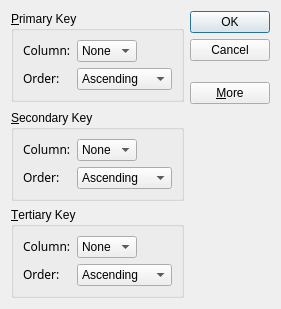
<?xml version="1.0" encoding="UTF-8"?>
<ui version="4.0">
 <class>SortDialog</class>
 <widget class="QDialog" name="SortDialog">
  <property name="geometry">
   <rect>
    <x>0</x>
    <y>0</y>
    <width>261</width>
    <height>309</height>
   </rect>
  </property>
  <property name="windowTitle">
   <string>Sort</string>
  </property>
  <layout class="QGridLayout">
   <item row="0" column="1" rowspan="2">
    <layout class="QVBoxLayout">
     <item>
      <widget class="QPushButton" name="okButton">
       <property name="text">
        <string>OK</string>
       </property>
       <property name="default">
        <bool>true</bool>
       </property>
      </widget>
     </item>
     <item>
      <widget class="QPushButton" name="cancelButton">
       <property name="text">
        <string>Cancel</string>
       </property>
      </widget>
     </item>
     <item>
      <spacer>
       <property name="orientation">
        <enum>Qt::Vertical</enum>
       </property>
       <property name="sizeHint" stdset="0">
        <size>
         <width>20</width>
         <height>0</height>
        </size>
       </property>
      </spacer>
     </item>
     <item>
      <widget class="QPushButton" name="moreButton">
       <property name="text">
        <string>&amp;More</string>
       </property>
       <property name="checkable">
        <bool>true</bool>
       </property>
      </widget>
     </item>
    </layout>
   </item>
   <item row="3" column="0">
    <widget class="QGroupBox" name="tertiaryGroupBox">
     <property name="title">
      <string>&amp;Tertiary Key</string>
     </property>
     <layout class="QGridLayout">
      <item row="1" column="1" colspan="2">
       <widget class="QComboBox" name="tertiaryOrderCombo">
        <item>
         <property name="text">
          <string>Ascending</string>
         </property>
        </item>
        <item>
         <property name="text">
          <string>Descending</string>
         </property>
        </item>
       </widget>
      </item>
      <item row="1" column="0">
       <widget class="QLabel" name="tertiaryOrderLabel">
        <property name="text">
         <string>&lt;html&gt;&lt;head&gt;&lt;meta name=&quot;qrichtext&quot; content=&quot;1&quot; /&gt;&lt;/head&gt;&lt;body style=&quot; white-space: pre-wrap; font-family:Sans Serif; font-weight:400; font-style:normal; text-decoration:none;&quot;&gt;&lt;p style=&quot; margin-top:0px; margin-bottom:0px; margin-left:0px; margin-right:0px; -qt-block-indent:0; text-indent:0px;&quot;&gt;Order:&lt;/p&gt;&lt;/body&gt;&lt;/html&gt;</string>
        </property>
       </widget>
      </item>
      <item row="0" column="0">
       <widget class="QLabel" name="tertiaryColumnLabel">
        <property name="text">
         <string>&lt;html&gt;&lt;head&gt;&lt;meta name=&quot;qrichtext&quot; content=&quot;1&quot; /&gt;&lt;/head&gt;&lt;body style=&quot; white-space: pre-wrap; font-family:Sans Serif; font-weight:400; font-style:normal; text-decoration:none;&quot;&gt;&lt;p style=&quot; margin-top:0px; margin-bottom:0px; margin-left:0px; margin-right:0px; -qt-block-indent:0; text-indent:0px;&quot;&gt;Column:&lt;/p&gt;&lt;/body&gt;&lt;/html&gt;</string>
        </property>
       </widget>
      </item>
      <item row="0" column="2">
       <spacer>
        <property name="orientation">
         <enum>Qt::Horizontal</enum>
        </property>
        <property name="sizeHint" stdset="0">
         <size>
          <width>31</width>
          <height>20</height>
         </size>
        </property>
       </spacer>
      </item>
      <item row="0" column="1">
       <widget class="QComboBox" name="tertiaryColumnCombo">
        <item>
         <property name="text">
          <string>None</string>
         </property>
        </item>
       </widget>
      </item>
     </layout>
    </widget>
   </item>
   <item row="2" column="0">
    <widget class="QGroupBox" name="secondaryGroupBox">
     <property name="title">
      <string>&amp;Secondary Key</string>
     </property>
     <layout class="QGridLayout">
      <item row="1" column="1" colspan="2">
       <widget class="QComboBox" name="secondaryOrderCombo">
        <item>
         <property name="text">
          <string>Ascending</string>
         </property>
        </item>
        <item>
         <property name="text">
          <string>Descending</string>
         </property>
        </item>
       </widget>
      </item>
      <item row="1" column="0">
       <widget class="QLabel" name="secondaryOrderLabel">
        <property name="text">
         <string>&lt;html&gt;&lt;head&gt;&lt;meta name=&quot;qrichtext&quot; content=&quot;1&quot; /&gt;&lt;/head&gt;&lt;body style=&quot; white-space: pre-wrap; font-family:Sans Serif; font-weight:400; font-style:normal; text-decoration:none;&quot;&gt;&lt;p style=&quot; margin-top:0px; margin-bottom:0px; margin-left:0px; margin-right:0px; -qt-block-indent:0; text-indent:0px;&quot;&gt;Order:&lt;/p&gt;&lt;/body&gt;&lt;/html&gt;</string>
        </property>
       </widget>
      </item>
      <item row="0" column="0">
       <widget class="QLabel" name="secondaryColumnLabel">
        <property name="text">
         <string>&lt;html&gt;&lt;head&gt;&lt;meta name=&quot;qrichtext&quot; content=&quot;1&quot; /&gt;&lt;/head&gt;&lt;body style=&quot; white-space: pre-wrap; font-family:Sans Serif; font-weight:400; font-style:normal; text-decoration:none;&quot;&gt;&lt;p style=&quot; margin-top:0px; margin-bottom:0px; margin-left:0px; margin-right:0px; -qt-block-indent:0; text-indent:0px;&quot;&gt;Column:&lt;/p&gt;&lt;/body&gt;&lt;/html&gt;</string>
        </property>
       </widget>
      </item>
      <item row="0" column="2">
       <spacer>
        <property name="orientation">
         <enum>Qt::Horizontal</enum>
        </property>
        <property name="sizeHint" stdset="0">
         <size>
          <width>31</width>
          <height>20</height>
         </size>
        </property>
       </spacer>
      </item>
      <item row="0" column="1">
       <widget class="QComboBox" name="secondaryColumnCombo">
        <item>
         <property name="text">
          <string>None</string>
         </property>
        </item>
       </widget>
      </item>
     </layout>
    </widget>
   </item>
   <item row="1" column="0">
    <spacer>
     <property name="orientation">
      <enum>Qt::Vertical</enum>
     </property>
     <property name="sizeType">
      <enum>QSizePolicy::Expanding</enum>
     </property>
     <property name="sizeHint" stdset="0">
      <size>
       <width>20</width>
       <height>0</height>
      </size>
     </property>
    </spacer>
   </item>
   <item row="0" column="0">
    <widget class="QGroupBox" name="primaryGroupBox">
     <property name="title">
      <string>&amp;Primary Key</string>
     </property>
     <layout class="QGridLayout">
      <item row="1" column="1" colspan="2">
       <widget class="QComboBox" name="primaryOrderCombo">
        <item>
         <property name="text">
          <string>Ascending</string>
         </property>
        </item>
        <item>
         <property name="text">
          <string>Descending</string>
         </property>
        </item>
       </widget>
      </item>
      <item row="1" column="0">
       <widget class="QLabel" name="primaryOrderLabel">
        <property name="text">
         <string>&lt;html&gt;&lt;head&gt;&lt;meta name=&quot;qrichtext&quot; content=&quot;1&quot; /&gt;&lt;/head&gt;&lt;body style=&quot; white-space: pre-wrap; font-family:Sans Serif; font-weight:400; font-style:normal; text-decoration:none;&quot;&gt;&lt;p style=&quot; margin-top:0px; margin-bottom:0px; margin-left:0px; margin-right:0px; -qt-block-indent:0; text-indent:0px;&quot;&gt;Order:&lt;/p&gt;&lt;/body&gt;&lt;/html&gt;</string>
        </property>
       </widget>
      </item>
      <item row="0" column="0">
       <widget class="QLabel" name="primaryColumnLabel">
        <property name="text">
         <string>&lt;html&gt;&lt;head&gt;&lt;meta name=&quot;qrichtext&quot; content=&quot;1&quot; /&gt;&lt;/head&gt;&lt;body style=&quot; white-space: pre-wrap; font-family:Sans Serif; font-weight:400; font-style:normal; text-decoration:none;&quot;&gt;&lt;p style=&quot; margin-top:0px; margin-bottom:0px; margin-left:0px; margin-right:0px; -qt-block-indent:0; text-indent:0px;&quot;&gt;Column:&lt;/p&gt;&lt;/body&gt;&lt;/html&gt;</string>
        </property>
       </widget>
      </item>
      <item row="0" column="2">
       <spacer>
        <property name="orientation">
         <enum>Qt::Horizontal</enum>
        </property>
        <property name="sizeHint" stdset="0">
         <size>
          <width>31</width>
          <height>20</height>
         </size>
        </property>
       </spacer>
      </item>
      <item row="0" column="1">
       <widget class="QComboBox" name="primaryColumnCombo">
        <item>
         <property name="text">
          <string>None</string>
         </property>
        </item>
       </widget>
      </item>
     </layout>
    </widget>
   </item>
  </layout>
 </widget>
 <tabstops>
  <tabstop>primaryColumnCombo</tabstop>
  <tabstop>primaryOrderCombo</tabstop>
  <tabstop>secondaryColumnCombo</tabstop>
  <tabstop>secondaryOrderCombo</tabstop>
  <tabstop>tertiaryColumnCombo</tabstop>
  <tabstop>tertiaryOrderCombo</tabstop>
  <tabstop>okButton</tabstop>
  <tabstop>cancelButton</tabstop>
  <tabstop>moreButton</tabstop>
 </tabstops>
 <resources/>
 <connections>
  <connection>
   <sender>moreButton</sender>
   <signal>toggled(bool)</signal>
   <receiver>secondaryGroupBox</receiver>
   <slot>setVisible(bool)</slot>
   <hints>
    <hint type="sourcelabel">
     <x>250</x>
     <y>104</y>
    </hint>
    <hint type="destinationlabel">
     <x>113</x>
     <y>202</y>
    </hint>
   </hints>
  </connection>
  <connection>
   <sender>moreButton</sender>
   <signal>toggled(bool)</signal>
   <receiver>tertiaryGroupBox</receiver>
   <slot>setVisible(bool)</slot>
   <hints>
    <hint type="sourcelabel">
     <x>250</x>
     <y>104</y>
    </hint>
    <hint type="destinationlabel">
     <x>163</x>
     <y>299</y>
    </hint>
   </hints>
  </connection>
  <connection>
   <sender>okButton</sender>
   <signal>clicked()</signal>
   <receiver>SortDialog</receiver>
   <slot>accept()</slot>
   <hints>
    <hint type="sourcelabel">
     <x>249</x>
     <y>25</y>
    </hint>
    <hint type="destinationlabel">
     <x>260</x>
     <y>268</y>
    </hint>
   </hints>
  </connection>
  <connection>
   <sender>cancelButton</sender>
   <signal>clicked()</signal>
   <receiver>SortDialog</receiver>
   <slot>reject()</slot>
   <hints>
    <hint type="sourcelabel">
     <x>250</x>
     <y>55</y>
    </hint>
    <hint type="destinationlabel">
     <x>260</x>
     <y>308</y>
    </hint>
   </hints>
  </connection>
 </connections>
</ui>
